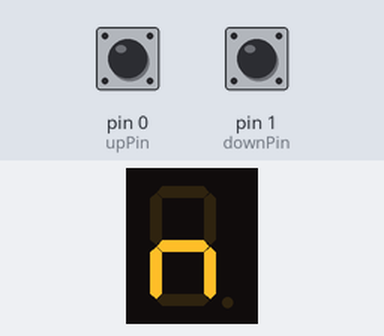
Bench run of a sketch on a simulated Arduino Uno, built with avr-gcc and run on an emulated ATmega328P. Shown: 1-digit seven-segment display. Wiring (inferred from the names in the program): 1-digit 7-segment display, segments lit when HIGH: segments pin 8, pin 7, pin 11, pin 12, pin 13, pin 9, pin 10. The test bench sets the inputs (shaded band); at power-on: pin 0 (upPin) HIGH, pin 1 (downPin) HIGH. The segment pins are drawn as the display they are named for.

Above: at 1.2 s.
1.3 s: pin 0 (upPin) pulled LOW for 3.2 s
At 5.2 s:
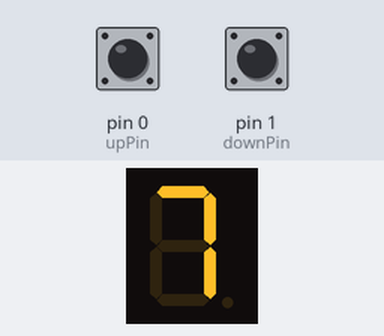
6.0 s: pin 0 (upPin) pulled LOW for 0.15 s
At 7.7 s:
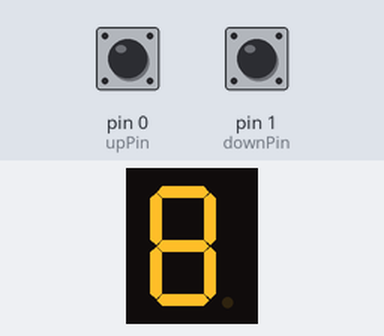
Timing chart, 0 to 9.2 s (numbered marks = the images above; inputs shaded):
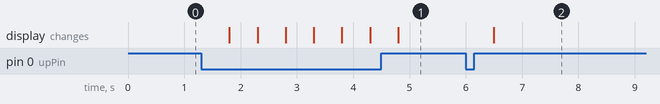

Measured:
- after the input at 1.3 s, the display: first changes after 0.50 s (image 1 shows a later state)
- after the input at 6.0 s, the display: changes after 0.50 s (image 2)

The sketch:

gearIndicator.ino
```cpp
#define  upPin 0
#define downPin 1
#define throttle 2
#define e 13
#define d 12
#define c 11
#define g 10
#define f 9
#define a 8
#define b 7

int gear = 1;
void setup() {
  // put your setup code here, to run once:
  pinMode(upPin, INPUT_PULLUP);
  pinMode(downPin, INPUT_PULLUP);
  pinMode(a,OUTPUT);
  pinMode(b,OUTPUT);
  pinMode(c,OUTPUT);
  pinMode(d,OUTPUT);
  pinMode(e,OUTPUT);
  pinMode(f,OUTPUT);
  pinMode(g,OUTPUT);
}

void loop() {
  // put your main code here, to run repeatedly:
  if(digitalRead(upPin) == LOW)
  {
    delay(500);
    gearUp();
  }
  if(digitalRead(downPin)==LOW)
  {
    delay(500);
    gearDown();
  }
  switch(gear){
    case 0:
      reverse();
      break;
    case 1:
      neutral();
      break;
    case 2:
      firstGear();
      break;
    case 3:
      secondGear();
      break;
    case 4:
      thirdGear();
      break;
    case 5:
      fourthGear();
      break;
    case 6:
      fifthGear();
      break;
    case 7:
      sixthGear();
      break;
    case 8:
      seventhGear();
      break;
    case 9:
      eightGear();
      break;
    case 10:
      ninghtGear();
      break;
    default:
      neutral();
      break;
  }


}
//Prints out a n on the 7-seg display
//e,g,c on a,b,e,d off
void neutral()
{
  digitalWrite(a,LOW);
  digitalWrite(b,LOW);
  digitalWrite(c,HIGH);
  digitalWrite(d,LOW);
  digitalWrite(e,HIGH);
  digitalWrite(f,LOW);
  digitalWrite(g,HIGH);
}
//prints out r on 7-seg display
//e, g on a,b,c,d,f off
void reverse()
{
  digitalWrite(a,LOW);
  digitalWrite(b,LOW);
  digitalWrite(c,LOW);
  digitalWrite(d,LOW);
  digitalWrite(e,HIGH);
  digitalWrite(f,LOW);
  digitalWrite(g,HIGH);
}
//prints 1 to 7-seg
// b,c on a,d,e,f,g off
void firstGear()
{
  digitalWrite(a,LOW);
  digitalWrite(b,HIGH);
  digitalWrite(c,HIGH);
  digitalWrite(d,LOW);
  digitalWrite(e,LOW);
  digitalWrite(f,LOW);
  digitalWrite(g,LOW);
}
//prints 2 to 7-seg
//a,b,d,e,g on c,f off
void secondGear()
{
  digitalWrite(a,HIGH);
  digitalWrite(b,HIGH);
  digitalWrite(c,LOW);
  digitalWrite(d,HIGH);
  digitalWrite(e,HIGH);
  digitalWrite(f,LOW);
  digitalWrite(g,HIGH);
}
//prints 3 to 7-seg
//a,b,c,d,g on e,f off
void thirdGear()
{
  digitalWrite(a,HIGH);
  digitalWrite(b,HIGH);
  digitalWrite(c,HIGH);
  digitalWrite(d,HIGH);
  digitalWrite(e,LOW);
  digitalWrite(f,LOW);
  digitalWrite(g,HIGH);
}
//prints 4 to 7-seg
//b,c,g,f on a,d,e off
void fourthGear()
{
  digitalWrite(a,LOW);
  digitalWrite(b,HIGH);
  digitalWrite(c,HIGH);
  digitalWrite(d,LOW);
  digitalWrite(e,LOW);
  digitalWrite(f,HIGH);
  digitalWrite(g,HIGH);
}
//prints 5 to 7-seg
//a,f,g,c,d on b,e off
void fifthGear()
{
  digitalWrite(a,HIGH);
  digitalWrite(b,LOW);
  digitalWrite(c,HIGH);
  digitalWrite(d,HIGH);
  digitalWrite(e,LOW);
  digitalWrite(f,HIGH);
  digitalWrite(g,HIGH);
}
//print 6 to 7-seg
//a,c,d,e,f,g on b off
void sixthGear()
{
  digitalWrite(a,HIGH);
  digitalWrite(b,LOW);
  digitalWrite(c,HIGH);
  digitalWrite(d,HIGH);
  digitalWrite(e,HIGH);
  digitalWrite(f,HIGH);
  digitalWrite(g,HIGH);
}
//print 7 to 7-seg
//a,b,c on d,e,f,g off
void seventhGear()
{
  digitalWrite(a,HIGH);
  digitalWrite(b,HIGH);
  digitalWrite(c,HIGH);
  digitalWrite(d,LOW);
  digitalWrite(e,LOW);
  digitalWrite(f,LOW);
  digitalWrite(g,LOW);
}
//prints 8 to 7-seg
// all on
void eightGear()
{
  digitalWrite(a,HIGH);
  digitalWrite(b,HIGH);
  digitalWrite(c,HIGH);
  digitalWrite(d,HIGH);
  digitalWrite(e,HIGH);
  digitalWrite(f,HIGH);
  digitalWrite(g,HIGH);
}
//prints 9 to the 7-seg
//a,b,c,d,f,g on e off
void ninghtGear()
{
  digitalWrite(a,HIGH);
  digitalWrite(b,HIGH);
  digitalWrite(c,HIGH);
  digitalWrite(d,HIGH);
  digitalWrite(e,LOW);
  digitalWrite(f,HIGH);
  digitalWrite(g,HIGH);
}
//incraments the gear variable
int gearUp()
{
  if(gear == 10)
  {
    return 10;
  }else
  {
    return gear ++;
  }
}
//decrements the gear variable
int gearDown()
{
  if(gear ==0)
  {
    return 0;
  }
  else{
    return gear --;
  }
}
```
